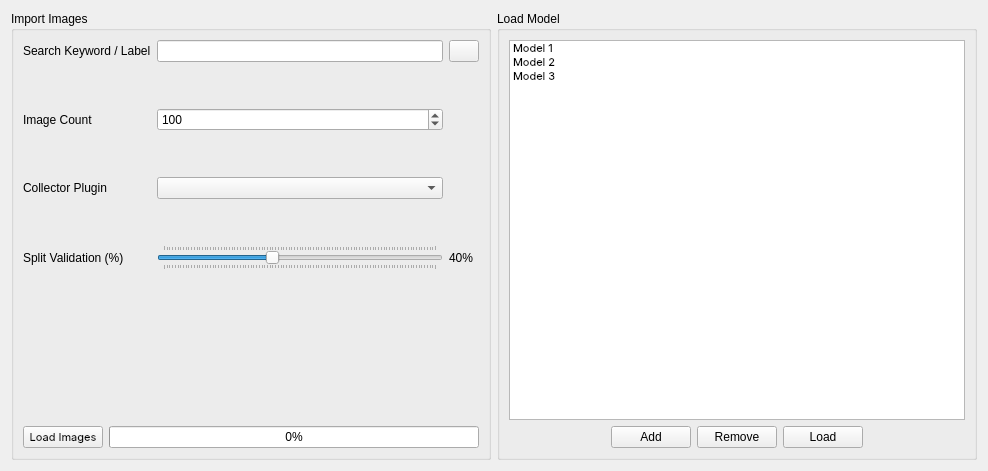
<?xml version="1.0" encoding="UTF-8"?>
<ui version="4.0">
 <class>ImportFilesWidget</class>
 <widget class="QWidget" name="ImportFilesWidget">
  <property name="geometry">
   <rect>
    <x>0</x>
    <y>0</y>
    <width>988</width>
    <height>471</height>
   </rect>
  </property>
  <property name="windowTitle">
   <string>Form</string>
  </property>
  <layout class="QHBoxLayout" name="horizontalLayout">
   <item>
    <widget class="QGroupBox" name="groupBox_2">
     <property name="enabled">
      <bool>true</bool>
     </property>
     <property name="title">
      <string>Import Images</string>
     </property>
     <layout class="QGridLayout" name="gridLayout_4" rowstretch="0,0,0">
      <item row="2" column="0">
       <widget class="QPushButton" name="pushButton_loadImages">
        <property name="font">
         <font>
          <family>Inter</family>
          <pointsize>8</pointsize>
         </font>
        </property>
        <property name="text">
         <string>Load Images</string>
        </property>
       </widget>
      </item>
      <item row="2" column="1">
       <widget class="QProgressBar" name="progressBar_images">
        <property name="value">
         <number>0</number>
        </property>
       </widget>
      </item>
      <item row="0" column="0" colspan="2">
       <layout class="QGridLayout" name="gridLayout_12">
        <item row="5" column="0">
         <widget class="QLabel" name="label_plugin">
          <property name="text">
           <string>Collector Plugin</string>
          </property>
         </widget>
        </item>
        <item row="3" column="1">
         <widget class="QSpinBox" name="spinBox_amount">
          <property name="sizePolicy">
           <sizepolicy hsizetype="Minimum" vsizetype="Fixed">
            <horstretch>0</horstretch>
            <verstretch>0</verstretch>
           </sizepolicy>
          </property>
          <property name="maximum">
           <number>1000</number>
          </property>
          <property name="value">
           <number>100</number>
          </property>
         </widget>
        </item>
        <item row="7" column="0">
         <widget class="QLabel" name="label_split">
          <property name="text">
           <string>Split Validation (%)</string>
          </property>
         </widget>
        </item>
        <item row="4" column="1">
         <spacer name="verticalSpacer_5">
          <property name="orientation">
           <enum>Qt::Vertical</enum>
          </property>
          <property name="sizeHint" stdset="0">
           <size>
            <width>20</width>
            <height>40</height>
           </size>
          </property>
         </spacer>
        </item>
        <item row="0" column="0">
         <widget class="QLabel" name="label_keyword">
          <property name="text">
           <string>Search Keyword / Label</string>
          </property>
         </widget>
        </item>
        <item row="5" column="1">
         <widget class="QComboBox" name="comboBox_plugins">
          <property name="enabled">
           <bool>true</bool>
          </property>
         </widget>
        </item>
        <item row="6" column="1">
         <spacer name="verticalSpacer_6">
          <property name="orientation">
           <enum>Qt::Vertical</enum>
          </property>
          <property name="sizeHint" stdset="0">
           <size>
            <width>20</width>
            <height>40</height>
           </size>
          </property>
         </spacer>
        </item>
        <item row="0" column="1">
         <widget class="Tags" name="lineEdit_labels">
          <property name="sizePolicy">
           <sizepolicy hsizetype="Expanding" vsizetype="Expanding">
            <horstretch>0</horstretch>
            <verstretch>0</verstretch>
           </sizepolicy>
          </property>
          <property name="contextMenuPolicy">
           <enum>Qt::DefaultContextMenu</enum>
          </property>
         </widget>
        </item>
        <item row="0" column="2">
         <layout class="QHBoxLayout" name="horizontalLayout_14">
          <item>
           <widget class="QPushButton" name="pushButton_clearTags">
            <property name="minimumSize">
             <size>
              <width>30</width>
              <height>0</height>
             </size>
            </property>
            <property name="maximumSize">
             <size>
              <width>8</width>
              <height>29</height>
             </size>
            </property>
            <property name="text">
             <string/>
            </property>
            <property name="icon">
             <iconset resource="UI_Icons.qrc">
              <normaloff>:/Resources/UISymbols/UI_Delete_All_Items.svg</normaloff>:/Resources/UISymbols/UI_Delete_All_Items.svg</iconset>
            </property>
           </widget>
          </item>
         </layout>
        </item>
        <item row="7" column="1">
         <widget class="QSlider" name="horizontalSlider">
          <property name="maximum">
           <number>100</number>
          </property>
          <property name="pageStep">
           <number>1</number>
          </property>
          <property name="value">
           <number>40</number>
          </property>
          <property name="orientation">
           <enum>Qt::Horizontal</enum>
          </property>
          <property name="tickPosition">
           <enum>QSlider::TicksBothSides</enum>
          </property>
         </widget>
        </item>
        <item row="3" column="0">
         <widget class="QLabel" name="label_amount">
          <property name="text">
           <string>Image Count</string>
          </property>
         </widget>
        </item>
        <item row="1" column="1">
         <spacer name="verticalSpacer_4">
          <property name="orientation">
           <enum>Qt::Vertical</enum>
          </property>
          <property name="sizeHint" stdset="0">
           <size>
            <width>20</width>
            <height>40</height>
           </size>
          </property>
         </spacer>
        </item>
        <item row="7" column="2">
         <widget class="QLabel" name="label_splitPercent">
          <property name="text">
           <string>40%</string>
          </property>
         </widget>
        </item>
       </layout>
      </item>
      <item row="1" column="1">
       <spacer name="verticalSpacer_3">
        <property name="orientation">
         <enum>Qt::Vertical</enum>
        </property>
        <property name="sizeHint" stdset="0">
         <size>
          <width>20</width>
          <height>40</height>
         </size>
        </property>
       </spacer>
      </item>
     </layout>
    </widget>
   </item>
   <item>
    <widget class="QGroupBox" name="gridGroupBox">
     <property name="title">
      <string>Load Model</string>
     </property>
     <layout class="QHBoxLayout" name="horizontalLayout_17">
      <item>
       <layout class="QVBoxLayout" name="verticalLayout_4">
        <item>
         <widget class="CustomListWidget" name="listWidget_modelNames">
          <property name="font">
           <font>
            <family>Inter</family>
            <pointsize>8</pointsize>
            <weight>50</weight>
            <bold>false</bold>
           </font>
          </property>
          <property name="styleSheet">
           <string notr="true">selection-color: rgb(0, 0, 0);
selection-background-color: rgb(255, 255, 255);</string>
          </property>
          <item>
           <property name="text">
            <string>Model 1</string>
           </property>
           <property name="icon">
            <iconset>
             <activeon>:/Resources/TaskIcons/Task_Empty.svg</activeon>
            </iconset>
           </property>
          </item>
          <item>
           <property name="text">
            <string>Model 2</string>
           </property>
           <property name="icon">
            <iconset>
             <selectedoff>:/Resources/TaskIcons/Task_Empty.svg</selectedoff>
            </iconset>
           </property>
          </item>
          <item>
           <property name="text">
            <string>Model 3</string>
           </property>
           <property name="icon">
            <iconset>
             <selectedoff>:/Resources/TaskIcons/Task_Empty.svg</selectedoff>
            </iconset>
           </property>
          </item>
         </widget>
        </item>
        <item>
         <layout class="QHBoxLayout" name="horizontalLayout_16">
          <item>
           <spacer name="horizontalSpacer_8">
            <property name="orientation">
             <enum>Qt::Horizontal</enum>
            </property>
            <property name="sizeHint" stdset="0">
             <size>
              <width>40</width>
              <height>20</height>
             </size>
            </property>
           </spacer>
          </item>
          <item>
           <widget class="QPushButton" name="pushButton_addModel">
            <property name="text">
             <string>Add</string>
            </property>
            <property name="icon">
             <iconset resource="UI_Icons.qrc">
              <normaloff>:/Resources/UISymbols/UI_Add_Icon.svg</normaloff>:/Resources/UISymbols/UI_Add_Icon.svg</iconset>
            </property>
           </widget>
          </item>
          <item>
           <widget class="QPushButton" name="pushButton_removeModel">
            <property name="text">
             <string>Remove</string>
            </property>
            <property name="icon">
             <iconset resource="UI_Icons.qrc">
              <normaloff>:/Resources/UISymbols/UI_Delete_Item.svg</normaloff>:/Resources/UISymbols/UI_Delete_Item.svg</iconset>
            </property>
           </widget>
          </item>
          <item>
           <widget class="QPushButton" name="pushButton_loadModel">
            <property name="text">
             <string>Load</string>
            </property>
            <property name="icon">
             <iconset resource="UI_Icons.qrc">
              <normaloff>:/Resources/UISymbols/UI_Arrow_Forward.svg</normaloff>:/Resources/UISymbols/UI_Arrow_Forward.svg</iconset>
            </property>
           </widget>
          </item>
          <item>
           <spacer name="horizontalSpacer_9">
            <property name="orientation">
             <enum>Qt::Horizontal</enum>
            </property>
            <property name="sizeHint" stdset="0">
             <size>
              <width>40</width>
              <height>20</height>
             </size>
            </property>
           </spacer>
          </item>
         </layout>
        </item>
       </layout>
      </item>
     </layout>
    </widget>
   </item>
  </layout>
 </widget>
 <customwidgets>
  <customwidget>
   <class>CustomListWidget</class>
   <extends>QListWidget</extends>
   <header>customlistwidget.h</header>
  </customwidget>
  <customwidget>
   <class>Tags</class>
   <extends>QLineEdit</extends>
   <header>tags.hpp</header>
  </customwidget>
 </customwidgets>
 <resources>
  <include location="UI_Icons.qrc"/>
  <include location="UI_Icons.qrc"/>
 </resources>
 <connections/>
</ui>
